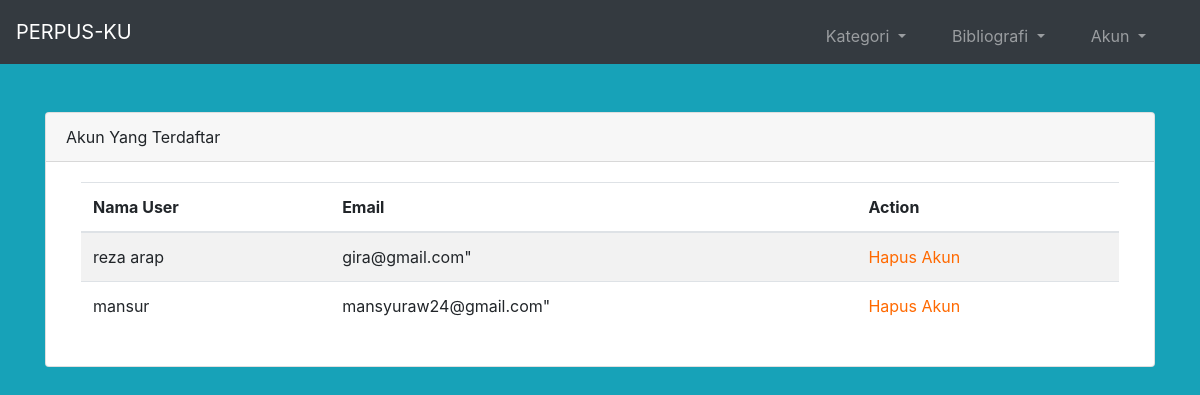
The page /admin/cekAkun.php on the database its author committed.
### tables this page shows
CREATE TABLE `tb_user` (
  `user_id` int(11) NOT NULL,
  `email` varchar(200) NOT NULL,
  `password` varchar(200) NOT NULL,
  `timestamp` datetime NOT NULL DEFAULT current_timestamp(),
  `nama_user` varchar(200) NOT NULL
);

### admin/cekAkun.php (the view, shortened to what this page needs)
<?php include('inc/header.php');
?>
<?php include('inc/nav.php') ?>
<div class="container mt-5">
    <div class="card">
        <div class="card-header">
            Akun Yang Terdaftar
        </div>
        <div class="card-body">
        <section id="content mt-5 ">
        <div class="content-blog bg-white">
            <div class="container">
                <table class="table table-striped">
                    <thead>
                        <tr>
                            <th>Nama User</th>
                            <th>Email</th>
                            <th>Action</th>
                        </tr>
                    </thead>
                    <tbody>
                    <?php
    $sql = "SELECT * FROM tb_user";
    $result = mysqli_query($koneksi, $sql);
    if (mysqli_num_rows($result) > 0) {
        while($row = mysqli_fetch_assoc($result)) {
            ?>
        <tr>
            <td><?php echo $row['nama_user']?></td>
            <td><?php echo $row["email"]; ?>"</td>
            <td><a href='delAcc.php?user_id=<?php echo $row["user_id"] ?>'>Hapus Akun</a></td>
        </tr>
        <?php
        }
      } else {
        echo "0 results";
      }
?>
                    </tbody>
                </table>
            </div>
        </div>
    </section>
        </div>
    </div>
</div>
<?php include('inc/footer.php') ?>

### style.css (style rules this page uses)
a { color: #ff6900; }
*, *:before, *:after { box-sizing: border-box; }
body { background: #fff; }

### rows shown on the page
tb_user: nama_user "reza arap", email "gira@gmail.com"
tb_user: nama_user "mansur", email "mansyuraw24@gmail.com"
